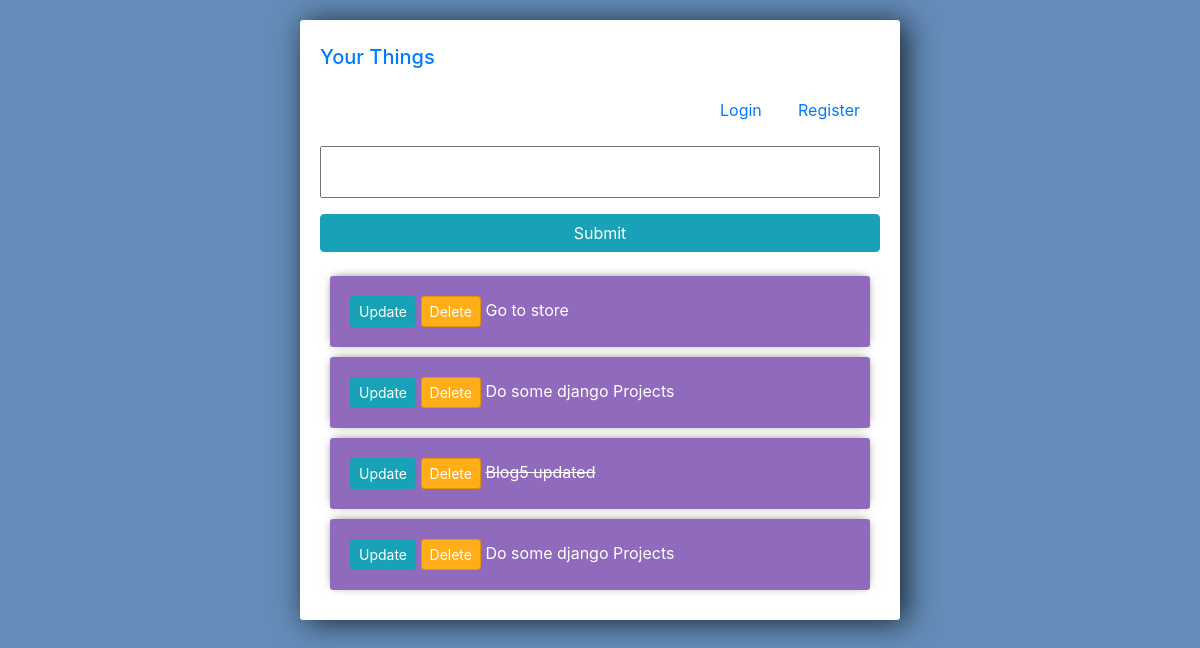
Before: / with the older database file.
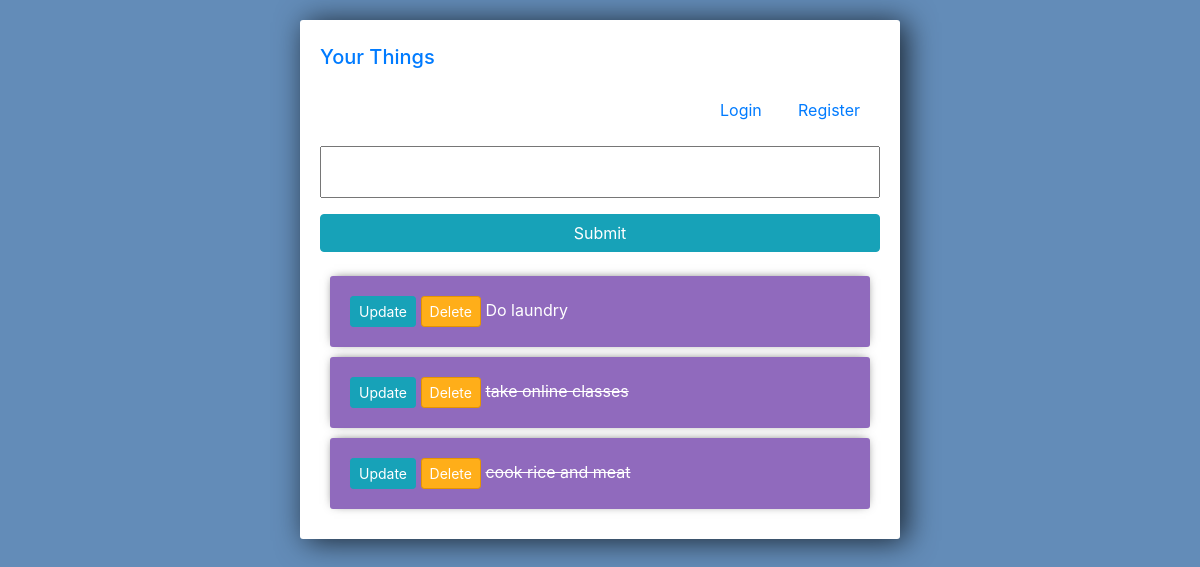
After: the same page with the newer database file.
### tasks/models.py (models this page shows)
class task(models.Model):
    title= models.CharField(max_length=200)
    complete = models.BooleanField(default=False)
    created = models.DateTimeField(auto_now_add=True)
    def __str__(self):
        return self.title

### tasks/views.py (the view)
# urls.py: path('',views.index, name="list"),
def index(request):
    tasks= task.objects.all()
    form= taskForm()
    if request.method == "POST":
        form = taskForm(request.POST)
        if form.is_valid():
            form.save()
        return redirect('/')
    context= {'taskk':tasks,'form':form }
    return render(request, 'tasks/lists.html',context)

### tasks/forms.py
class  taskForm(forms.ModelForm):
    class Meta:
        model = task
        fields = '__all__'

### tasks/templates/tasks/lists.html (shortened to what this page needs)
<link rel="stylesheet" href="https://stackpath.bootstrapcdn.com/bootstrap/4.3.1/css/bootstrap.min.css">
<head>
</head>
<div class="center-column">
     <div class="navbar-nav">
      <div class="title">
         <h2><a class="navbar-brand
         margin-top:0px; mr-4" href="{% url 'list' %}">Your Things</a> </h2>
       </div>
       <div class="navbar">
              {% if user.is_authenticated %}
                <a class="nav-item nav-link" href="{% url 'profile' %}">Profile</a>
                <a class="nav-item nav-link" href="{% url 'logout' %}">Logout</a>
              {% else %}
                <a class="nav-item nav-link" href="{% url 'login' %}">Login</a>
                <a class="nav-item nav-link" href="{% url 'register' %}">Register</a>
              {% endif %}
        </div>
      </div>
  <form method="POST" action="/">
    {{form.title}}
    <input class="btn btn-info" type="submit" name="Create Task">
  </form>
<div class="todo-list">
  {% for task in taskk %}
    <div class="item-row">
      <a class="btn btn-sm btn-info" href="{% url 'update_task' task.id %}">Update</a>
      <a class="btn btn-sm btn-danger" href="{% url 'delete_task' task.id %}">Delete</a>
      {% if task.complete == True %}
        <strike>{{task}}</strike>
      {% else %}
      <span>{{task}}</span>
      {% endif %}
    </div>
  {% endfor %}
  </div>

### tasks/templates/tasks/lists.html (style rules this page uses)
input { width: 100%; padding: 12px 20px; margin: 8px 0; box-sizing: border-box; }
input::placeholder { color: #d3d3d3; }
.center-column { width:600px; margin:20px auto; padding:20px; background-color: #fff; border-radius: 3px; box-shadow: 6px 2px 30px 0px rgba(0,0,0,0.75); }
.item-row { background-color: #906abd; margin: 10px; padding: 20px; border-radius: 3px; color: #fff; font-size: 16px; box-shadow: 0px -1px 10px -4px rgba(0,0,0,0.75); }
.btn-danger { background-color: #ffae19; border-color: #e59400; }
.title { color:#6BA3E8; font-size: 30px; margin-left:center; }
.navbar { list-style: none; padding-left: 400px; padding-right: 20px; }

Changed rows visible on the page:
removed task: title "Go to store"
removed task: title "Do some django Projects"
removed task: title "Blog5 updated"
removed task: title "Do some django Projects"
added task: title "Do laundry"
added task: title "take online classes"
added task: title "cook rice and meat"
